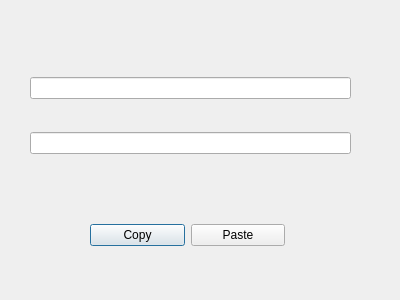
<?xml version="1.0" encoding="UTF-8"?>
<ui version="4.0">
 <class>Dialog</class>
 <widget class="QDialog" name="Dialog">
  <property name="geometry">
   <rect>
    <x>0</x>
    <y>0</y>
    <width>400</width>
    <height>300</height>
   </rect>
  </property>
  <property name="windowTitle">
   <string>Dialog</string>
  </property>
  <widget class="QWidget" name="">
   <property name="geometry">
    <rect>
     <x>90</x>
     <y>220</y>
     <width>195</width>
     <height>30</height>
    </rect>
   </property>
   <layout class="QHBoxLayout" name="horizontalLayout">
    <item>
     <widget class="QPushButton" name="pushButton_2">
      <property name="text">
       <string>Copy</string>
      </property>
     </widget>
    </item>
    <item>
     <widget class="QPushButton" name="pushButton_3">
      <property name="text">
       <string>Paste</string>
      </property>
     </widget>
    </item>
   </layout>
  </widget>
  <widget class="QWidget" name="">
   <property name="geometry">
    <rect>
     <x>30</x>
     <y>50</y>
     <width>321</width>
     <height>131</height>
    </rect>
   </property>
   <layout class="QVBoxLayout" name="verticalLayout">
    <item>
     <widget class="QLineEdit" name="lineEdit"/>
    </item>
    <item>
     <widget class="QLineEdit" name="lineEdit_3"/>
    </item>
   </layout>
  </widget>
 </widget>
 <resources/>
 <connections>
  <connection>
   <sender>pushButton_2</sender>
   <signal>pressed()</signal>
   <receiver>lineEdit</receiver>
   <slot>selectAll()</slot>
   <hints>
    <hint type="sourcelabel">
     <x>146</x>
     <y>225</y>
    </hint>
    <hint type="destinationlabel">
     <x>132</x>
     <y>86</y>
    </hint>
   </hints>
  </connection>
  <connection>
   <sender>pushButton_2</sender>
   <signal>released()</signal>
   <receiver>lineEdit</receiver>
   <slot>copy()</slot>
   <hints>
    <hint type="sourcelabel">
     <x>172</x>
     <y>236</y>
    </hint>
    <hint type="destinationlabel">
     <x>174</x>
     <y>89</y>
    </hint>
   </hints>
  </connection>
  <connection>
   <sender>pushButton_3</sender>
   <signal>clicked()</signal>
   <receiver>lineEdit_3</receiver>
   <slot>paste()</slot>
   <hints>
    <hint type="sourcelabel">
     <x>236</x>
     <y>238</y>
    </hint>
    <hint type="destinationlabel">
     <x>227</x>
     <y>147</y>
    </hint>
   </hints>
  </connection>
 </connections>
</ui>
